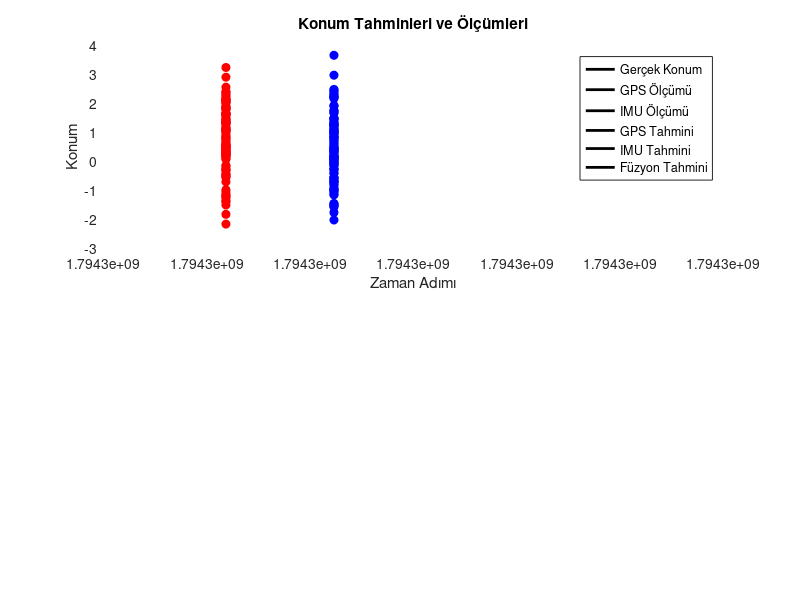

Here is the MATLAB script that generated this plot:
N = 100;  % Zaman adımı sayısı
Q = 0.1;  % İşlem gürültüsü kovaryansı
R = 1.0;  % Ölçüm gürültüsü kovaryansı

% Sensör bozucu parametreleri
gps_bias = 0.5;  % GPS bias 
imu_bias = 0.2;  % IMU bias
gps_scale_factor = 1.1;  % GPS ölçek faktörü
imu_scale_factor = 0.9;  % IMU ölçek faktörü

x_true = zeros(1, N); % Gerçek konum 
z_gps = zeros(1, N);  % GPS ölçümleri
x_est_gps = zeros(1, N);  % GPS tahmini
P_gps = zeros(1, N);      % Hata kovaryansı (GPS)

z_imu = zeros(1, N);  % IMU ölçümleri 
x_est_imu = zeros(1, N);  % IMU tahmini
P_imu = zeros(1, N);      % Hata kovaryansı (IMU)

x_true(1) = 0;  % Başlangıç konumu
z_gps(1) = x_true(1) + sqrt(R) * randn;  % GPS ölçümü
z_imu(1) = x_true(1) + sqrt(R) * randn;  % IMU ölçümü
x_est_gps(1) = 0;
x_est_imu(1) = 0;
P_gps(1) = 1;
P_imu(1) = 1;

x_est_fusion = zeros(1, N);  % Füzyon tahmini
P_fusion = 0.5;  % Füzyon için hata kovaryansı

for k = 2:N
    % Gerçek konum güncellemesi 
    w = sqrt(Q) * randn; % Süreç gürültüsü 
    x_true(k) = x_true(k-1) + w;  % 
    
    
    v_gps = sqrt(R) * randn; % GPS ölçüm gürültüsü
    z_gps(k) = gps_scale_factor * (x_true(k) + gps_bias) + v_gps;  
    
    v_imu = sqrt(R) * randn; % IMU ölçüm gürültüsü
    z_imu(k) = imu_scale_factor * (x_true(k) + imu_bias) + v_imu;  
    
    % Sensör füzyonu - Ağırlıklı ortalama
    K_gps = P_gps(k-1) / (P_gps(k-1) + R);  % GPS için Kalman kazancı
    K_imu = P_imu(k-1) / (P_imu(k-1) + R);  % IMU için Kalman kazancı

    % Sensör füzyonu- Ağırlıklı ortalama
    x_est_fusion(k) = (K_gps * z_gps(k) + K_imu * z_imu(k)) / (K_gps + K_imu);
    
    % Füzyon sonrası hata kovaryansı
    P_fusion = 1 / (1 / P_gps(k-1) + 1 / P_imu(k-1));
    
    % Kalman Filtresi - Füzyon
    % PREDICT Aşaması
    x_pred_fusion = x_est_fusion(k);  % Füzyon tahmini
    P_pred_fusion = P_fusion + Q;  % Füzyon hata kovaryansı güncellemesi
    
    % UPDATE Aşaması
    K_fusion = P_pred_fusion / (P_pred_fusion + R);  % Kalman kazancı
    x_est_fusion(k) = x_pred_fusion + K_fusion * (z_gps(k) - x_pred_fusion);  % Füzyon tahmini
    P_fusion = (1 - K_fusion) * P_pred_fusion;  % Füzyon hata kovaryansı güncellemesi
    
    % Kalman Filtresi - GPS
    % PREDICT Aşaması
    x_pred_gps = x_est_gps(k-1);
    P_pred_gps = P_gps(k-1) + Q;  
    
    % UPDATE Aşaması
    K_gps = P_pred_gps / (P_pred_gps + R);  % Kalman kazancı
    x_est_gps(k) = x_pred_gps + K_gps * (z_gps(k) - x_pred_gps);  % GPS tahmini
    P_gps(k) = (1 - K_gps) * P_pred_gps;  % Hata kovaryansı güncellemesi
    
    % Kalman Filtresi - IMU
    % PREDICT Aşaması
    x_pred_imu = x_est_imu(k-1);
    P_pred_imu = P_imu(k-1) + Q;  
    
    % UPDATE Aşaması
    K_imu = P_pred_imu / (P_pred_imu + R);  % Kalman kazancı
    x_est_imu(k) = x_pred_imu + K_imu * (z_imu(k) - x_pred_imu);  % IMU tahmini
    P_imu(k) = (1 - K_imu) * P_pred_imu;  % Hata kovaryansı güncellemesi
end


figure;

subplot(2,1,1);
plot(time, x_true, 'k-', 'LineWidth', 2); hold on; % Gerçek konum
plot(time, z_gps, 'ro', 'MarkerFaceColor', 'r'); % GPS ölçümleri
plot(time, z_imu, 'bo', 'MarkerFaceColor', 'b'); % IMU ölçümleri
plot(time, x_est_gps, 'g-', 'LineWidth', 1.5); % GPS tahmini
plot(time, x_est_imu, 'b-', 'LineWidth', 1.5); % IMU tahmini
plot(time, x_est_fusion, 'm-', 'LineWidth', 2); % Füzyon tahmini

xlabel('Zaman Adımı');
ylabel('Konum');
title('Konum Tahminleri ve Ölçümleri');
legend('Gerçek Konum', 'GPS Ölçümü', 'IMU Ölçümü', 'GPS Tahmini', 'IMU Tahmini', 'Füzyon Tahmini');
grid on;